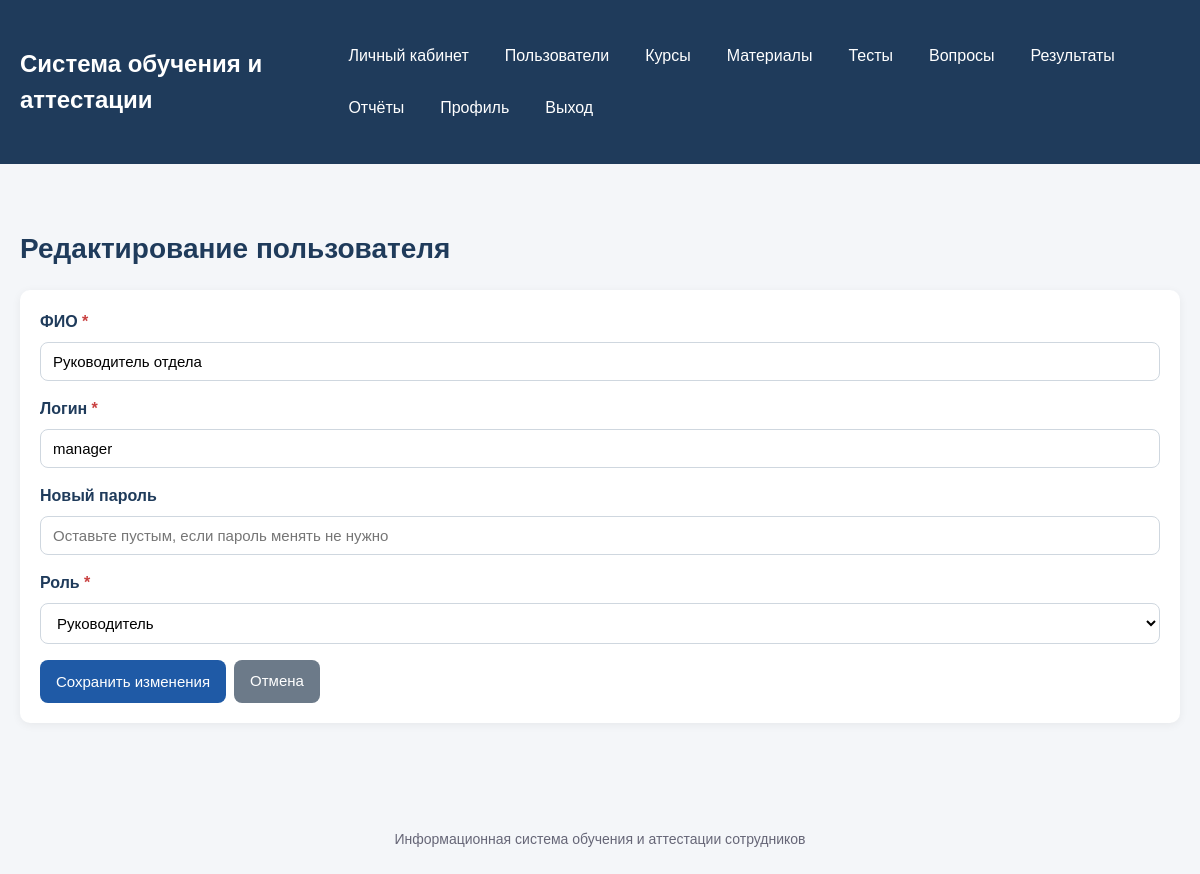
Screenshot of /users/edit/2 (signed in) with the database file from the repository.
### models.py (models this page shows, shortened)
class User(db.Model):
    __tablename__ = "users"
    id = db.Column(db.Integer, primary_key=True)
    full_name = db.Column(db.String(150), nullable=False)
    login = db.Column(db.String(80), unique=True, nullable=False)
    password = db.Column(db.String(255), nullable=False)
    role = db.Column(db.String(30), nullable=False, default="employee")
    assignments = db.relationship(
        "CourseAssignment",
        back_populates="user",
        cascade="all, delete-orphan"
    )
    attempts = db.relationship(
        "Attempt",
        back_populates="user",
        cascade="all, delete-orphan"
    )

### app.py (the view, shortened to what this page needs)
@app.route("/users/edit/<int:user_id>", methods=["GET", "POST"])
@login_required
@roles_required("admin")
def edit_user(user_id):
    user_obj = User.query.get_or_404(user_id)
    return render_template("user_form.html", user_obj=user_obj)

### app.py (called while the page is built)
def current_user():
    user_id = session.get("user_id")
    if not user_id:
        return None
    return db.session.get(User, user_id)

@app.context_processor
def inject_user():
    return {"current_user": current_user()}

def login_required(view_func):
    @wraps(view_func)
    def wrapper(*args, **kwargs):
        if not current_user():
            flash("Сначала войдите в систему.", "warning")
            return redirect(url_for("login"))
        return view_func(*args, **kwargs)
    return wrapper

def roles_required(*roles):
    def decorator(view_func):
        @wraps(view_func)
        def wrapper(*args, **kwargs):
            user = current_user()
            if not user:
                flash("Сначала войдите в систему.", "warning")
                return redirect(url_for("login"))
            if user.role not in roles:
                flash("У вас нет доступа к этому разделу.", "danger")
                return redirect(url_for("dashboard"))
            return view_func(*args, **kwargs)
        return wrapper
    return decorator

### templates/user_form.html (shortened to what this page needs)
{% extends "base.html" %}
{% block content %}
    <h1 class="page-title">
        {% if user_obj %}
            Редактирование пользователя
        {% else %}
            Создание пользователя
        {% endif %}
    </h1>
    <section class="section">
        <form method="post" class="form">
            <div class="form-row">
                <label for="full_name">ФИО</label>
                <input
                    type="text"
                    id="full_name"
                    name="full_name"
                    required
                    value="{{ user_obj.full_name if user_obj else '' }}"
                    placeholder="Введите ФИО пользователя"
                >
            </div>
            <div class="form-row">
                <label for="login">Логин</label>
                <input
                    type="text"
                    id="login"
                    name="login"
                    required
                    value="{{ user_obj.login if user_obj else '' }}"
                    placeholder="Введите логин"
                >
            </div>
            <div class="form-row">
                <label for="password">
                    {% if user_obj %}
                        Новый пароль
                    {% else %}
                        Пароль
                    {% endif %}
                </label>
                <input
                    type="password"
                    id="password"
                    name="password"
                    placeholder="{% if user_obj %}Оставьте пустым, если пароль менять не нужно{% else %}Введите пароль{% endif %}"
                >
            </div>
            <div class="form-row">
                <label for="role">Роль</label>
                <select id="role" name="role" required>
                    <option value="manager" {% if user_obj and user_obj.role == 'manager' %}selected{% endif %}>Руководитель</option>
                </select>
            </div>
            <div class="actions">
                <button type="submit" class="btn btn-primary">
                    {% if user_obj %}Сохранить изменения{% else %}Создать пользователя{% endif %}
                </button>
                <a href="{{ url_for('users') }}" class="btn btn-secondary">Отмена</a>
            </div>
        </form>
    </section>
{% endblock %}

### static/css/style.css (style rules this page uses)
* { box-sizing: border-box; margin: 0; padding: 0; }
body { font-family: Arial, sans-serif; background: #f4f6f9; color: #222; line-height: 1.5; }
a { color: #1f5aa6; text-decoration: none; }
.page-title { font-size: 28px; margin-bottom: 20px; color: #1f3b5b; }
.section { background: #ffffff; border-radius: 10px; padding: 20px; margin-bottom: 20px; box-shadow: 0 2px 10px rgba(0, 0, 0, 0.06); }
.form { display: flex; flex-direction: column; gap: 16px; }
.form-row { display: flex; flex-direction: column; gap: 8px; }
.form-row label { font-weight: bold; color: #1f3b5b; }
.form-row input, .form-row textarea, .form-row select { width: 100%; padding: 10px 12px; border: 1px solid #cfd7df; border-radius: 8px; font-size: 15px; background: #ffffff; }
.btn { display: inline-block; padding: 10px 16px; border: none; border-radius: 8px; cursor: pointer; font-size: 15px; text-align: center; text-decoration: none; transition: 0.2s ease; }
.btn-primary { background: #1f5aa6; color: #ffffff; }
.btn-secondary { background: #6c7a89; color: #ffffff; }
.actions { display: flex; flex-wrap: wrap; gap: 8px; }

### rows the page displays
User: full_name "Руководитель отдела", login "manager", role "Руководитель"
